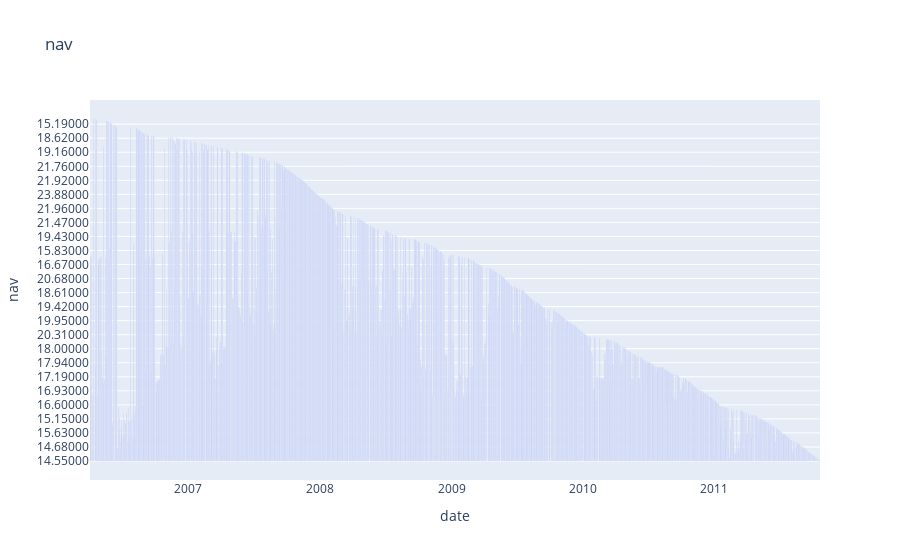

Notebook source saved alongside this figure:
### Code cell
filtered_df = scheme_pricing[(scheme_pricing['schemeCode'] == 100035)]
filtered_df
fig = px.bar(filtered_df,  y='nav', x='date', title='nav')
fig.show()

### Figure 1 — Plotly figure (JSON) as saved in the notebook; plotly's stock layout.template omitted (floating-point values rounded to 4 significant figures; data arrays with more than 128 entries replaced by an {"elided": "..."} marker saying what was removed)
{"data": [{"alignmentgroup": "True", "hovertemplate": "date=%{x}<br>nav=%{y}<extra></extra>", "legendgroup": "", "marker": {"color": "#636efa", "pattern": {"shape": ""}}, "name": "", "offsetgroup": "", "orientation": "v", "showlegend": false, "textposition": "auto", "type": "bar", "x": {"elided": "1371 str values"}, "xaxis": "x", "y": {"elided": "1371 str values"}, "yaxis": "y"}], "layout": {"barmode": "relative", "legend": {"tracegroupgap": 0}, "title": {"text": "nav"}, "xaxis": {"anchor": "y", "domain": [0, 1], "title": {"text": "date"}}, "yaxis": {"anchor": "x", "domain": [0, 1], "title": {"text": "nav"}}}}
